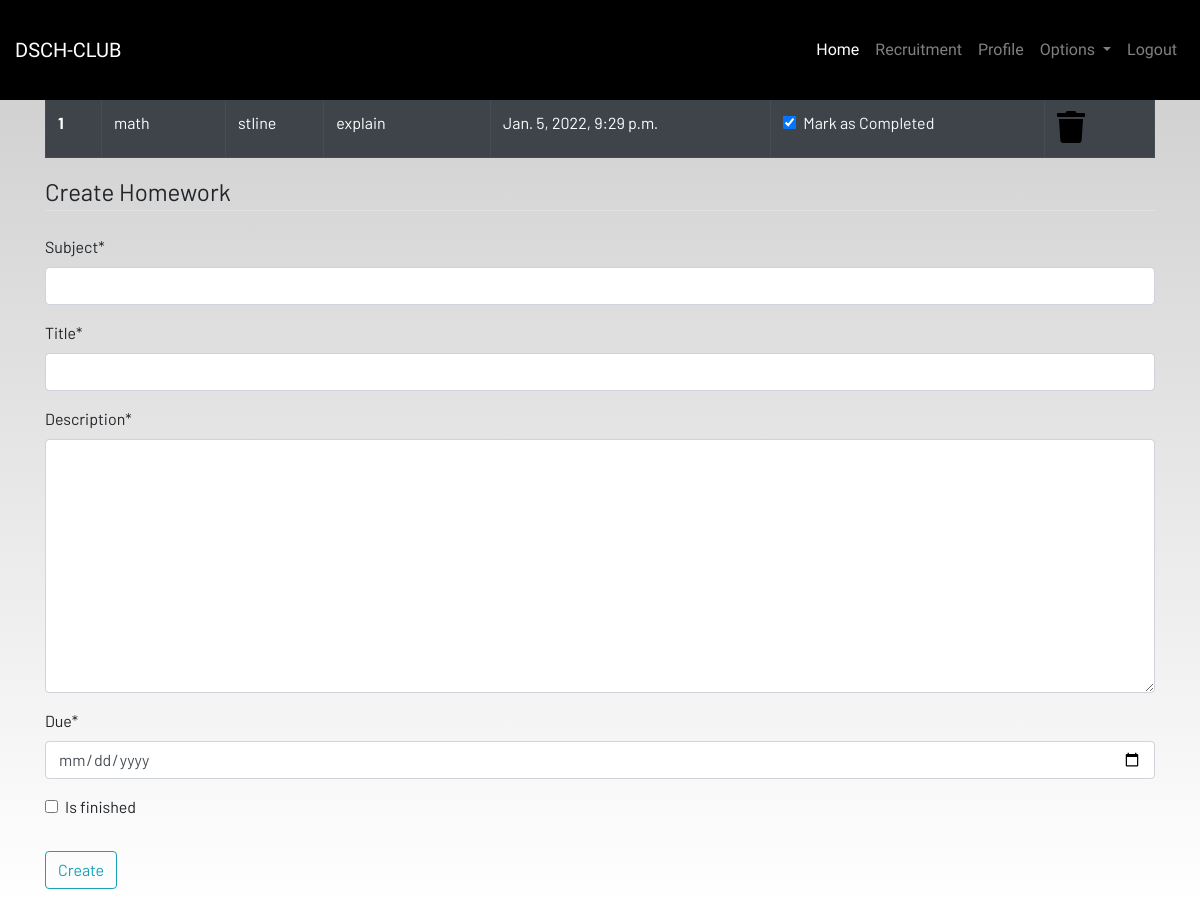
/homework (signed in), run on an earlier commit of the app's database.
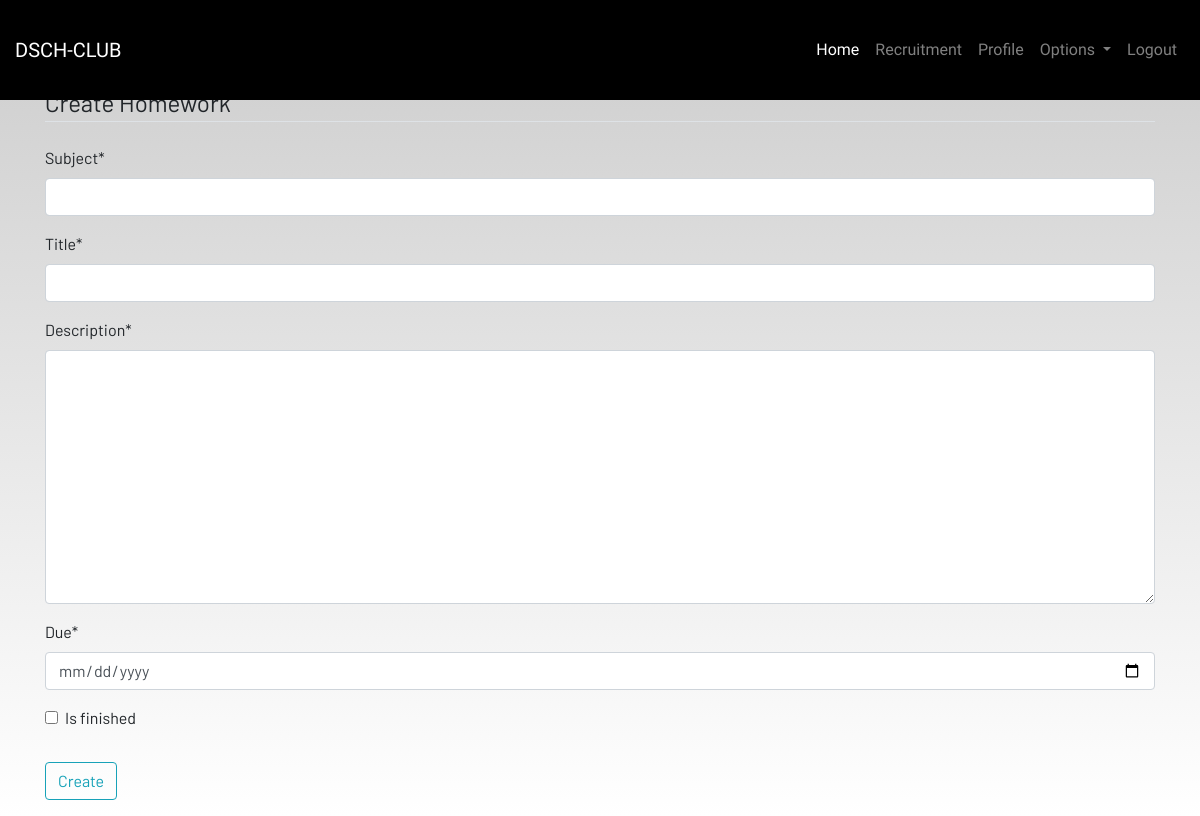
And on a later commit of the database.
### dashboard/models.py (models this page shows, shortened)
class Homework(models.Model):
      user=models.ForeignKey(User,on_delete=models.CASCADE)
      subject=models.CharField(max_length=50)
      title=models.CharField(max_length=100)
      description=models.TextField()
      due=models.DateTimeField()
      is_finished=models.BooleanField(default=False)

### dashboard/views.py (the view)
# urls.py: path('homework',views.homework,name="homework"),
def homework(request):
    if request.method=="POST":
        form=HomeworkForm(request.POST)
        if form.is_valid():
            try:
                finished=request.POST[is_finished]
                if finished=='on':
                    finished=True
                else:
                    finished=False
            except:
                finished=False
            homeworks=Homework(
                user=request.user,
                subject=request.POST['subject'],
                title=request.POST['title'],
                description=request.POST['description'],
                due=request.POST['due'],
                is_finished=finished
            )
            homeworks.save()
            messages.success(request,f'Homework Added form{request.user.username}!!')
    else:
        form=HomeworkForm()
    homework=Homework.objects.filter(user=request.user)
    if len(homework)==0:
        homework_done=True
    else:
        homework_done=False
    context={'homeworks':homework,'homework_done':homework_done,'form':form,}
    return render(request,'dashboard/homework.html',context)

### dashboard/forms.py
class HomeworkForm(forms.ModelForm):
    class Meta:
        model=Homework
        widgets={'due':DateInput()}
        fields=['subject','title','description','due','is_finished']

### dashboard/templates/dashboard/homework.html (shortened to what this page needs)
{% extends 'dashboard/base.html' %}
{% load static %}
{% load crispy_forms_tags %}
{% block content %}
<div class="container">
    {% if not  homework_done %}
    <table class="table table-striped table-bordered table-hover table-dark">
        <thead>
            <tr>
                <th scope="col">#</th>
                <th scope="col">Subject</th>
                <th scope="col">Title</th>
                <th scope="col">Description</th>
                <th scope="col">Due</th>
                <th scope="col">Status</th>
                <th scope="col">Delete</th>
            </tr>
        </thead>
        <tbody>
            {% for homework in homeworks %}
            <tr>
                <th scope="row">{{forloop.counter}}</th>
                <td>{{homework.subject}}</td>
                <td>{{homework.title}}</td>
                <td>{{homework.description}}</td>
                <td>{{homework.due}}</td>
                <td>
                    <a href="{%url 'update-homework' homework.id %}">
                        <div class="form-check">
                            {% if homework.is_finished == True %}
                              <input class="form-check-input" type="checkbox" value="" checked >
                            {% else %}
                                <input class="form-check-input" type="checkbox" value="" checked >
                            {% endif %}
                            <label class="form-check-label text-light" for="flexCheckDefault">
                                Mark as Completed
                            </label>
                        </div>
                    </a>
                </td>
                <td><a href="{%url 'delete-homework' homework.id %}"><i class="fa fa-trash fa-2x"></i></a></td>
            </tr>
            {% endfor %}
        </tbody>
    </table>
    {% else %}
    <h4>All homeworks are completed!! Create to have more!!</h4>
    {% endif %}
</div>
<div class=" container">
    <form method="POST">
        <fieldset class="form-group">
            <legend class="border-bottom mb-4">Create Homework</legend>
            {{form|crispy}}
        </fieldset>
        <div class="form-group">
            <button href="" class="btn btn-outline-info" type="submit">
                Create
            </button>
        </div>
    </form>
</div>
{% endblock content %}

### dashboard/templates/dashboard/base.html (shortened to what this page needs)
<!DOCTYPE html>
{% load static %}
<html lang="en">
<head>
  <link rel="stylesheet" href="https://stackpath.bootstrapcdn.com/bootstrap/4.3.1/css/bootstrap.min.css"
 />
  <link rel="stylesheet" href="https://use.fontawesome.com/releases/v5.7.2/css/all.css"
 />
  <link rel="stylesheet" href="{% static 'css/main.css' %}" />
  <link rel="stylesheet" href="https://cdnjs.cloudflare.com/ajax/libs/font-awesome/5.15.3/css/all.min.css"/>
    <link rel="stylesheet" href="https://cdnjs.cloudflare.com/ajax/libs/OwlCarousel2/2.3.4/assets/owl.carousel.min.css"/>
</head>
<body>
  <header>
    <nav class="navbar navbar-expand-lg navbar-dark bg-dark">
      <div class="container-fluid">
        <a class="navbar-brand" href="{% url 'home' %}">DSCH-CLUB</a>
        <div class="collapse navbar-collapse justify-content-end" id="navbarSupportedContent">
          <ul class="navbar-nav mb-2 mb-lg-0">
            <li class="nav-item">
              <a class="nav-link active" aria-current="page" href="{% url 'home' %}">Home</a>
            </li>
            <li class="nav-item">
              <a class="nav-link" href="{% url 'rec' %}">Recruitment</a>
            </li>
            {% if user.is_authenticated %}
              <li class="nav-item">
              <a class="nav-link" href="{% url 'profile' %}">Profile</a>
              </li>
              <li class="nav-item dropdown">
              <a class="nav-link dropdown-toggle" href="#" id="navbarDropdown" role="button" data-toggle="dropdown"
                aria-haspopup="true" aria-expanded="false">
                Options
              </a>
            </li>
            <li class="nav-item">
              <a class="nav-link" href="{% url 'logout' %}">Logout</a>
            </li>
            {% endif %}
          </ul>
        </div>
      </div>
    </nav>
  </header>
  <br /><br />
  <main>
    {% block content %}
    {% endblock content %}
  </main>
</body>
</html>

### static/css/main.css (style rules this page uses)
html { scroll-behavior: smooth; height: 100%; width: 100%; }
main { font-family: Barlow, Quicksand, Rubik, sans-serif, serif, 'Times New Roman', Times, serif !important; }
.navbar { background-color: rgb(0, 0, 0) !important; }
a { text-decoration: none !important; color: black; }
html, body { max-width: 100%; overflow-x: hidden; height: 100%; width: 100%; }
body { background: linear-gradient(rgba(0, 0, 0, 0.2), rgba(255, 255, 255, 0.5)); overflow-x: hidden; background-repeat: no-repeat; }

### dashboard/templates/dashboard/base.html (style rules this page uses)
* { margin: 0; padding: 0; box-sizing: border-box; text-decoration: none; }
html { scroll-behavior: smooth; }
.navbar { position: fixed; width: 100%; z-index: 999; padding: 30px 0; font-family: 'Ubuntu', sans-serif; transition: all 0.3s ease; }

What changed in the data, as far as the page shows it:
removed Homework: subject "math", title "stline", description "explain", due "Jan. 5, 2022, 9:29 p.m."
